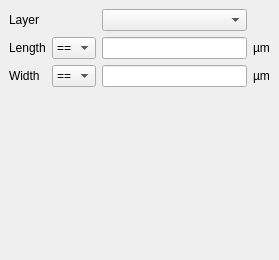
<?xml version="1.0" encoding="UTF-8"?>
<ui version="4.0">
 <class>SearchPropertiesPath</class>
 <widget class="QWidget" name="SearchPropertiesPath">
  <property name="geometry">
   <rect>
    <x>0</x>
    <y>0</y>
    <width>279</width>
    <height>260</height>
   </rect>
  </property>
  <property name="windowTitle">
   <string>Form</string>
  </property>
  <layout class="QGridLayout">
   <property name="margin" stdset="0">
    <number>9</number>
   </property>
   <property name="spacing">
    <number>6</number>
   </property>
   <item row="1" column="0">
    <widget class="QLabel" name="label_21">
     <property name="text">
      <string>Length</string>
     </property>
    </widget>
   </item>
   <item row="2" column="2">
    <widget class="QLineEdit" name="path_width_value"/>
   </item>
   <item row="2" column="0">
    <widget class="QLabel" name="label_22">
     <property name="text">
      <string>Width</string>
     </property>
    </widget>
   </item>
   <item row="0" column="0">
    <widget class="QLabel" name="label_19">
     <property name="text">
      <string>Layer</string>
     </property>
    </widget>
   </item>
   <item row="2" column="1">
    <widget class="QComboBox" name="path_width_op">
     <item>
      <property name="text">
       <string>==</string>
      </property>
     </item>
     <item>
      <property name="text">
       <string>!=</string>
      </property>
     </item>
     <item>
      <property name="text">
       <string>&lt;</string>
      </property>
     </item>
     <item>
      <property name="text">
       <string>&lt;=</string>
      </property>
     </item>
     <item>
      <property name="text">
       <string>&gt;</string>
      </property>
     </item>
     <item>
      <property name="text">
       <string>&gt;=</string>
      </property>
     </item>
    </widget>
   </item>
   <item row="1" column="1">
    <widget class="QComboBox" name="path_length_op">
     <item>
      <property name="text">
       <string>==</string>
      </property>
     </item>
     <item>
      <property name="text">
       <string>!=</string>
      </property>
     </item>
     <item>
      <property name="text">
       <string>&lt;</string>
      </property>
     </item>
     <item>
      <property name="text">
       <string>&lt;=</string>
      </property>
     </item>
     <item>
      <property name="text">
       <string>&gt;</string>
      </property>
     </item>
     <item>
      <property name="text">
       <string>&gt;=</string>
      </property>
     </item>
    </widget>
   </item>
   <item row="1" column="2">
    <widget class="QLineEdit" name="path_length_value"/>
   </item>
   <item row="1" column="3">
    <widget class="QLabel" name="label">
     <property name="text">
      <string>µm</string>
     </property>
    </widget>
   </item>
   <item row="2" column="3">
    <widget class="QLabel" name="label_2">
     <property name="text">
      <string>µm</string>
     </property>
    </widget>
   </item>
   <item row="0" column="2">
    <widget class="lay::LayerSelectionComboBox" name="path_layer">
     <property name="sizePolicy">
      <sizepolicy hsizetype="Ignored" vsizetype="Fixed">
       <horstretch>0</horstretch>
       <verstretch>0</verstretch>
      </sizepolicy>
     </property>
     <property name="sizeAdjustPolicy">
      <enum>QComboBox::AdjustToContents</enum>
     </property>
    </widget>
   </item>
   <item row="3" column="0" colspan="4">
    <spacer>
     <property name="orientation">
      <enum>Qt::Vertical</enum>
     </property>
     <property name="sizeHint" stdset="0">
      <size>
       <width>200</width>
       <height>40</height>
      </size>
     </property>
    </spacer>
   </item>
  </layout>
 </widget>
 <customwidgets>
  <customwidget>
   <class>lay::LayerSelectionComboBox</class>
   <extends>QComboBox</extends>
   <header>layWidgets.h</header>
  </customwidget>
 </customwidgets>
 <tabstops>
  <tabstop>path_layer</tabstop>
  <tabstop>path_length_op</tabstop>
  <tabstop>path_length_value</tabstop>
  <tabstop>path_width_op</tabstop>
  <tabstop>path_width_value</tabstop>
 </tabstops>
 <resources/>
 <connections/>
</ui>
